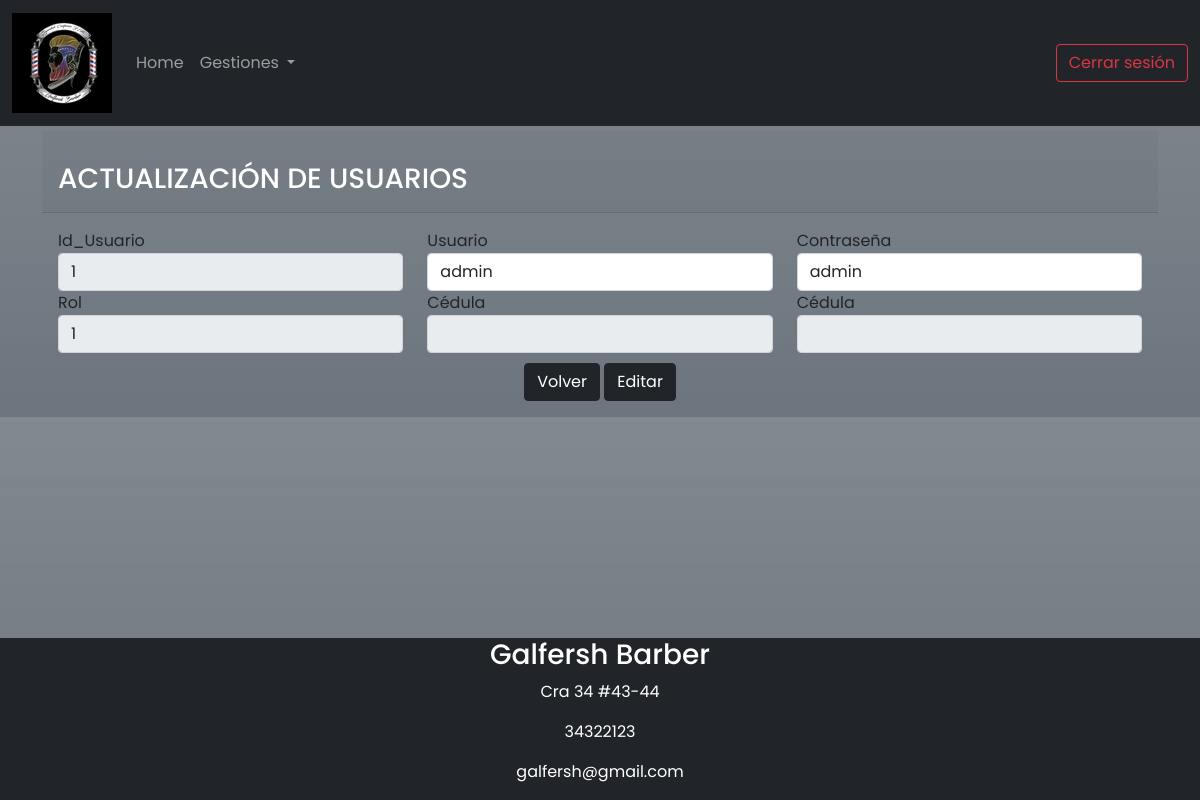
The app's page /Usuario/editarU.php?idUsuario=1 (signed in) with its own data.
### tables this page shows
CREATE TABLE `usuario` (
  `idUsuario` int(11) NOT NULL,
  `Usuario` varchar(45) NOT NULL,
  `Contraseña` varchar(45) NOT NULL,
  `Roles_idRoles` int(11) NOT NULL,
  `Cliente_idCliente` int(11) DEFAULT NULL,
  `Empleado_cedula` int(11) DEFAULT NULL
);

### Usuario/editarU.php (the view, shortened to what this page needs)
<?php
include("../Class/class_Usuario.php");
$us = new Usuario();
$reg = $us->usuarioID($_GET['idUsuario']);
if ($_SESSION['usuario'] && $_SESSION['rol'] == 1) {
?>
    <!doctype html>
    <html lang="es">
    <head>
        <link rel="stylesheet" language="javascript" href="../bootstrap/css/bootstrap.min.css">
        <link rel="stylesheet" href="../sw/dist/sweetalert2.min.css">
        <link rel="stylesheet" href="../CSS/Style.css">
    </head>
    <body class="bg-secondary bg-gradient">
        <nav class="navbar navbar-dark bg-dark navbar-expand-lg fixed-top">
            <div class="container-fluid">
                <a class="navbar-brand" href="./Home.php">
                    <img src="../Images/LogoPequeño.jpg" alt="" width="100" height="100">
                </a>
                <div class="collapse navbar-collapse" id="navbarSupportedContent">
                    <ul class="navbar-nav me-auto mb-2 mb-lg-0">
                        <li class="nav-item">
                            <a class="nav-link" aria-current="page" href="../Home.php">Home</a>
                        </li>
                        <?php
                        if ($_SESSION['usuario'] && $_SESSION['rol'] == 1) {
                        ?>
                            <li class="nav-item dropdown">
                                <a class="nav-link dropdown-toggle" href="#" id="navbarDropdownMenuLink" role="button" data-bs-toggle="dropdown" aria-expanded="false">
                                    Gestiones
                                </a>
                            </li>
                        <?php
                        }
                        ?>
                    </ul>
                    <a type="button" class="btn btn-outline-danger" href="../logout.php">Cerrar sesión</a>
                </div>
            </div>
        </nav>
        <div class="posicion">
            <div class="container">
                <div class="card-header ">
                    <br>
                    <h3 class="text-white">ACTUALIZACIÓN DE USUARIOS</h3>
                </div>
                <div class=" card-body">
                    <div class="row">
                        <div class="col-md-4">
                            <form name="form" action="editarU.php" method="POST">
                                <label for="idCliente">Id_Usuario</label>
                                <input class="form-control" type="text" name="id" value="<?php echo $_GET['idUsuario'] ?>" readonly>
                        </div>
                        <div class="col-md-4">
                            <label for="user">Usuario</label>
                            <input type="text" name="user" class="form-control" value="<?php echo $reg[0]['Usuario'] ?>">
                        </div>
                        <div class="col-md-4">
                            <label for="apel_e">Contraseña</label>
                            <input type="text" name="pwd" class="form-control" value="<?php echo $reg[0]['Contraseña'] ?>">
                        </div>
                        <div class="col-md-4">
                            <label for="email_e">Rol</label>
                            <input type="text" name="rol" class="form-control" value="<?php echo $reg[0]['Roles_idRoles'] ?>" readonly>
                        </div>
                        <?php
                        if ($reg[0]['Cliente_idCliente'] == null) {
                        ?>
                            <div class="col-md-4">
                                <label for="email_e">Cédula</label>
                                <input type="text" name="id_e" class="form-control" value="<?php echo $reg[0]['Empleado_cedula'] ?>" readonly>
                            </div>
                        <?php
                        }
                        if ($reg[0]['Empleado_cedula'] == null) {
                        ?>
                            <div class="col-md-4">
                                <label for="email_e">Cédula</label>
                                <input type="text" name="id_c" class="form-control" value="<?php echo $reg[0]['Cliente_idCliente'] ?>" readonly>
                            </div>
                        <?php
                        }
                        ?>
                        <br><br><br>
                        <div class="col-md-12 centrar">
                            <input type="button" value="Volver" class="btn btn-dark" title="Volver" onclick="window.location='gestionU.php'">
                            <input type="submit" value="Editar" class="btn btn-dark" title="Editar">
                        </div>
                    </div>
                </div>
            </div>
        </div>
        <footer class="bg bg-dark text-white fixed-bottom">
            <div class="centrar">
                <address>
                    <h3>Galfersh Barber</h3>
                    <p> <span class="oi oi-home footer-address-icon"></span>Cra 34 #43-44</p>
                    <p><span class="oi oi-phone footer-address-icon"></span>34322123</p>
                    <p><span class="oi oi-inbox footer-address-icon"></span>galfersh@gmail.com</p>
                </address>
            </div>
        </footer>
    </body>
    </html>
<?php
} else if (isset($_SESSION['usuario']) && $_SESSION['rol'] == 3 || $_SESSION['rol'] == 2) {
    echo "
    <script type='text/javascript'>
    alert('Acceso denegado');
    window.location ='../Home.php';
    </script>
";
} else if ($_SESSION['usuario'] == null) {
    echo "
    <script type='text/javascript'>
    alert('Por favor acceder como administrador');
    window.location ='../Home.php';
    </script>
";
}
?>

### CSS/Style.css (style rules this page uses)
.centrar { justify-content: center; text-align: center; }
nav { position: fixed; }
* { font-family: 'Josefin Sans', sans-serif; font-family: 'Outfit', sans-serif; font-family: 'Poppins', sans-serif; }
.posicion { margin-top: 130px; margin-bottom: 0px; }
body { background-color: #A8A8A8; font-family: 'Roboto', sans-serif; }

### records on screen
usuario: user "admin", pwd "admin", rol "1"
